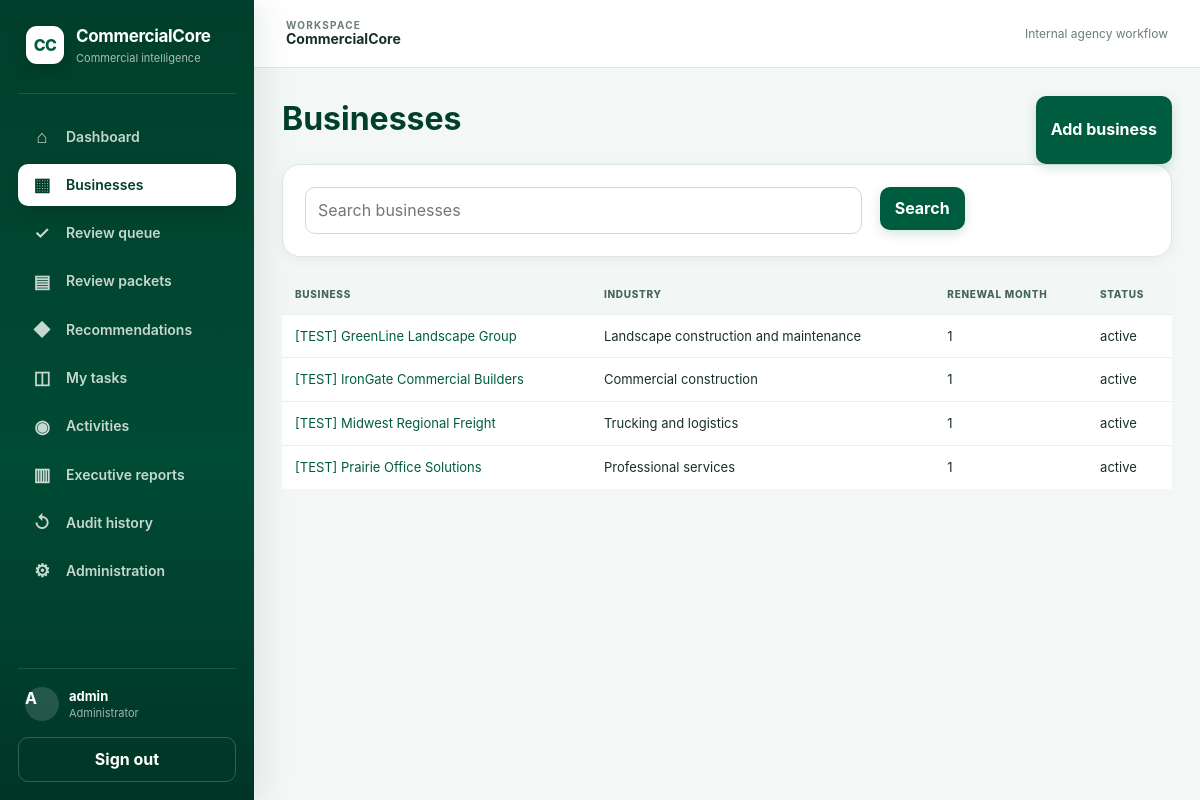
The page /businesses (signed in) on the database its author committed.
### app/models.py (models this page shows)
class User(Base):
    __tablename__ = "users"
    id: Mapped[int] = mapped_column(Integer, primary_key=True)
    username: Mapped[str] = mapped_column(String(80), unique=True, index=True)
    full_name: Mapped[str] = mapped_column(String(160))
    password_hash: Mapped[str] = mapped_column(String(255))
    role: Mapped[str] = mapped_column(String(40), default="data_support")
    active: Mapped[bool] = mapped_column(Boolean, default=True)
    created_at: Mapped[datetime] = mapped_column(DateTime, default=now)

class Business(Base):
    __tablename__ = "businesses"
    id: Mapped[int] = mapped_column(Integer, primary_key=True)
    legal_name: Mapped[str] = mapped_column(String(200), index=True)
    dba_name: Mapped[str | None] = mapped_column(String(200), nullable=True)
    industry: Mapped[str | None] = mapped_column(String(160), nullable=True)
    status: Mapped[str] = mapped_column(String(30), default="active")
    timezone: Mapped[str] = mapped_column(String(64), default="America/Chicago")
    renewal_month: Mapped[int | None] = mapped_column(Integer, nullable=True)
    producer_id: Mapped[int | None] = mapped_column(ForeignKey("users.id"), nullable=True)
    created_at: Mapped[datetime] = mapped_column(DateTime, default=now)
    updated_at: Mapped[datetime] = mapped_column(DateTime, default=now, onupdate=now)
    producer = relationship("User")
    contacts = relationship("Contact", cascade="all, delete-orphan", back_populates="business")
    locations = relationship("Location", cascade="all, delete-orphan", back_populates="business")
    policies = relationship("Policy", cascade="all, delete-orphan", back_populates="business")
    reviews = relationship("ReviewItem", cascade="all, delete-orphan", back_populates="business")
    account_notes = relationship("AccountNote", cascade="all, delete-orphan", back_populates="business")
    review_packets = relationship("ReviewPacket", cascade="all, delete-orphan", back_populates="business")
    tasks = relationship("Task", cascade="all, delete-orphan", back_populates="business")
    activities = relationship("Activity", cascade="all, delete-orphan", back_populates="business")
    documents = relationship("Document", cascade="all, delete-orphan", back_populates="business")
    recommendations = relationship("Recommendation", cascade="all, delete-orphan", back_populates="business")

### app/main.py (the view)
@app.get("/businesses", response_class=HTMLResponse)
def businesses(request: Request, q: str = "", db: Session = Depends(get_db)):
    require_user(request, db)
    stmt = select(Business).order_by(Business.legal_name)
    if q:
        stmt = stmt.where(Business.legal_name.ilike(f"%{q}%"))
    rows = list(db.scalars(stmt))
    return render(request, "businesses.html", {"businesses": rows, "q": q}, db)

### app/templates/businesses.html
{% extends "base.html" %}{% block content %}
<div class="actions" style="justify-content:space-between"><h1>Businesses</h1><a class="button" href="/businesses/new">Add business</a></div>
<form method="get" class="card" style="margin-bottom:18px"><div class="grid"><div class="span-8"><input name="q" value="{{ q }}" placeholder="Search businesses"></div><div class="span-4"><button>Search</button></div></div></form>
<table><tr><th>Business</th><th>Industry</th><th>Renewal month</th><th>Status</th></tr>
{% for b in businesses %}<tr><td><a href="/businesses/{{ b.id }}">{{ b.legal_name }}</a>{% if b.dba_name %}<br><span class="muted">{{ b.dba_name }}</span>{% endif %}</td><td>{{ b.industry or "" }}</td><td>{{ b.renewal_month or "" }}</td><td>{{ b.status }}</td></tr>{% else %}<tr><td colspan="4">No businesses found.</td></tr>{% endfor %}
</table>{% endblock %}

### app/templates/base.html (shortened to what this page needs)
<!doctype html>
<html lang="en">
<head>
<link rel="stylesheet" href="/static/app.css">
</head>
<body class="{% if user %}app-body{% else %}auth-body{% endif %}">
{% if user %}
<div class="app-shell">
  <aside class="sidebar" id="sidebar">
    <div class="sidebar-brand">
      <div class="brand-mark">CC</div>
      <div><strong>CommercialCore</strong><span>Commercial intelligence</span></div>
    </div>
    <nav class="side-nav" aria-label="Primary navigation">
      <a class="{% if request.url.path == '/dashboard' %}active{% endif %}" href="/dashboard"><span class="nav-icon">⌂</span><span>Dashboard</span></a>
      <a class="{% if request.url.path.startswith('/businesses') %}active{% endif %}" href="/businesses"><span class="nav-icon">▦</span><span>Businesses</span></a>
      <a class="{% if request.url.path.startswith('/reviews') %}active{% endif %}" href="/reviews"><span class="nav-icon">✓</span><span>Review queue</span></a>
      <a class="{% if request.url.path.startswith('/review-packets') %}active{% endif %}" href="/review-packets"><span class="nav-icon">▤</span><span>Review packets</span></a>
      <a class="{% if request.url.path.startswith('/recommendations') %}active{% endif %}" href="/recommendations"><span class="nav-icon">◆</span><span>Recommendations</span></a>
      <a class="{% if request.url.path.startswith('/tasks') %}active{% endif %}" href="/tasks"><span class="nav-icon">◫</span><span>My tasks</span></a>
      <a class="{% if request.url.path.startswith('/activities') %}active{% endif %}" href="/activities"><span class="nav-icon">◉</span><span>Activities</span></a>
      <a class="{% if request.url.path.startswith('/executive-reports') %}active{% endif %}" href="/executive-reports"><span class="nav-icon">▥</span><span>Executive reports</span></a>
      {% if user.role in ['administrator','producer','account_manager'] %}<a class="{% if request.url.path.startswith('/audit') %}active{% endif %}" href="/audit"><span class="nav-icon">↺</span><span>Audit history</span></a>{% endif %}
      {% if user.role == 'administrator' %}<a class="{% if request.url.path.startswith('/admin') %}active{% endif %}" href="/admin/users"><span class="nav-icon">⚙</span><span>Administration</span></a>{% endif %}
    </nav>
    <div class="sidebar-footer">
      <div class="user-panel"><span class="user-avatar">{{ user.username[:1]|upper }}</span><div><strong>{{ user.username }}</strong><span>{{ user.role|replace('_',' ')|title }}</span></div></div>
      <form method="post" action="/logout"><button class="ghost-button full-width">Sign out</button></form>
    </div>
  </aside>
  <div class="app-main">
    <header class="app-topbar">
      <div class="topbar-context"><span class="context-label">Workspace</span><strong>{% block page_context %}CommercialCore{% endblock %}</strong></div>
      <div class="topbar-meta">Internal agency workflow</div>
    </header>
    <main class="content-wrap">
{% else %}
<main>
{% endif %}
{% block content %}{% endblock %}
{% if user %}
    </main>
  </div>
</div>
{% else %}
</main>
{% endif %}
</body></html>

### app/static/app.css (style rules this page uses)
:root { --brand:#005c3e;--brand-dark:#003f2b;--brand-2:#0b7453;--brand-soft:#e7f1ed; --ink:#173029;--muted:#6c7d77;--line:#dce7e3;--surface:#fff;--canvas:#f3f7f5; --danger:#a33a3a;--danger-soft:#fbe9e9;--warn:#94600a;--warn-soft:#fff3d7; --good:#176c4b;--good-soft:#e1f3eb;--neutral:#5e6d68;--neutral-soft:#edf1ef; --shadow:0 8px 28px rgba(21,64,49,.07);--shadow-sm:0 3px 14px rgba(21,64,49,.05); --radius:18px;--radius-sm:11px;--sidebar:254px; }
* { box-sizing:border-box }
html { font-size:16px }
body { margin:0;font-family:Inter,"Segoe UI",Arial,sans-serif;color:var(--ink);background:var(--canvas);line-height:1.45 }
a { color:var(--brand);text-decoration:none }
button,input,select,textarea { font:inherit }
.app-shell { min-height:100vh;display:grid;grid-template-columns:var(--sidebar) minmax(0,1fr) }
.sidebar { position:sticky;top:0;height:100vh;background:linear-gradient(180deg,var(--brand-dark),#004b34 58%,#003526);color:#fff;padding:24px 18px 18px;display:flex;flex-direction:column;z-index:30;box-shadow:10px 0 30px rgba(0,55,38,.08) }
.sidebar-brand { display:flex;align-items:center;gap:12px;padding:0 8px 26px;border-bottom:1px solid rgba(255,255,255,.12) }
.sidebar-brand strong { display:block;font-size:17px;letter-spacing:-.02em }
.sidebar-brand span { display:block;font-size:11px;color:rgba(255,255,255,.66);margin-top:2px }
.brand-mark { width:38px;height:38px;border-radius:11px;background:#fff;color:var(--brand);display:grid;place-items:center;font-weight:800;letter-spacing:-.04em;box-shadow:0 6px 16px rgba(0,0,0,.15) }
.side-nav { display:grid;gap:6px;padding:22px 0 }
.side-nav a { color:rgba(255,255,255,.78);display:flex;align-items:center;gap:12px;padding:11px 12px;border-radius:10px;font-size:14px;font-weight:600;transition:.18s ease }
.side-nav a.active { color:var(--brand-dark);background:#fff;box-shadow:0 8px 20px rgba(0,0,0,.12) }
.nav-icon { width:24px;text-align:center;font-size:18px;line-height:1 }
.sidebar-footer { margin-top:auto;border-top:1px solid rgba(255,255,255,.12);padding-top:18px }
.user-panel { display:flex;align-items:center;gap:10px;padding:0 7px 15px }
.user-panel strong,.user-panel span { display:block }
.user-panel strong { font-size:13px }
.user-panel div span { font-size:11px;color:rgba(255,255,255,.62) }
.user-avatar { width:34px;height:34px;border-radius:50%;background:rgba(255,255,255,.14);display:grid;place-items:center;font-weight:700 }
.app-main { min-width:0 }
.app-topbar { height:68px;background:rgba(255,255,255,.94);backdrop-filter:blur(12px);border-bottom:1px solid var(--line);display:flex;align-items:center;padding:0 32px;position:sticky;top:0;z-index:20 }
.topbar-context { display:grid;line-height:1.2 }
.topbar-context .context-label { font-size:10px;text-transform:uppercase;letter-spacing:.12em;color:var(--muted);font-weight:700 }
.topbar-context strong { font-size:14px }
.topbar-meta { margin-left:auto;font-size:12px;color:var(--muted) }
.content-wrap { max-width:1540px;margin:0 auto;padding:34px 36px 48px }
h1,h2,h3,h4 { color:var(--brand-dark);margin-top:0 }
button,.button { display:inline-flex;align-items:center;justify-content:center;gap:7px;background:var(--brand);color:#fff;border:0;border-radius:10px;padding:10px 15px;font-weight:700;cursor:pointer;transition:.18s ease;box-shadow:0 4px 12px rgba(0,92,62,.16) }
.ghost-button { background:transparent;border:1px solid rgba(255,255,255,.2);box-shadow:none }
.full-width { width:100% }
.panel,.card { background:var(--surface);border:1px solid var(--line);border-radius:var(--radius);padding:22px;box-shadow:var(--shadow-sm);min-width:0 }
.modern-table,table { width:100%;border-collapse:collapse;background:#fff;font-size:13px }
th,td { padding:12px 13px;border-bottom:1px solid #e9efed;text-align:left;vertical-align:middle }
th { background:#f2f7f5;color:#45655a;font-size:10px;text-transform:uppercase;letter-spacing:.07em;font-weight:800 }
tr:last-child td { border-bottom:0 }
.grid { display:grid;grid-template-columns:repeat(12,minmax(0,1fr));gap:18px }
.span-4 { grid-column:span 4 }
.span-8 { grid-column:span 8 }
input,select,textarea { width:100%;padding:11px 12px;border:1px solid #cddbd6;border-radius:10px;background:#fff;color:var(--ink);outline:none;transition:.15s }
.actions { display:flex;gap:8px;flex-wrap:wrap }
@media (max-width:1250px) { .content-wrap { padding:28px } }

### rows shown on the page
User: username "A", username "admin", role "Administrator"
Business: legal_name "[TEST] GreenLine Landscape Group", industry "Landscape construction and maintenance", renewal_month "1", status "active"
Business: legal_name "[TEST] IronGate Commercial Builders", industry "Commercial construction", renewal_month "1", status "active"
Business: legal_name "[TEST] Midwest Regional Freight", industry "Trucking and logistics", renewal_month "1", status "active"
Business: legal_name "[TEST] Prairie Office Solutions", industry "Professional services", renewal_month "1", status "active"
